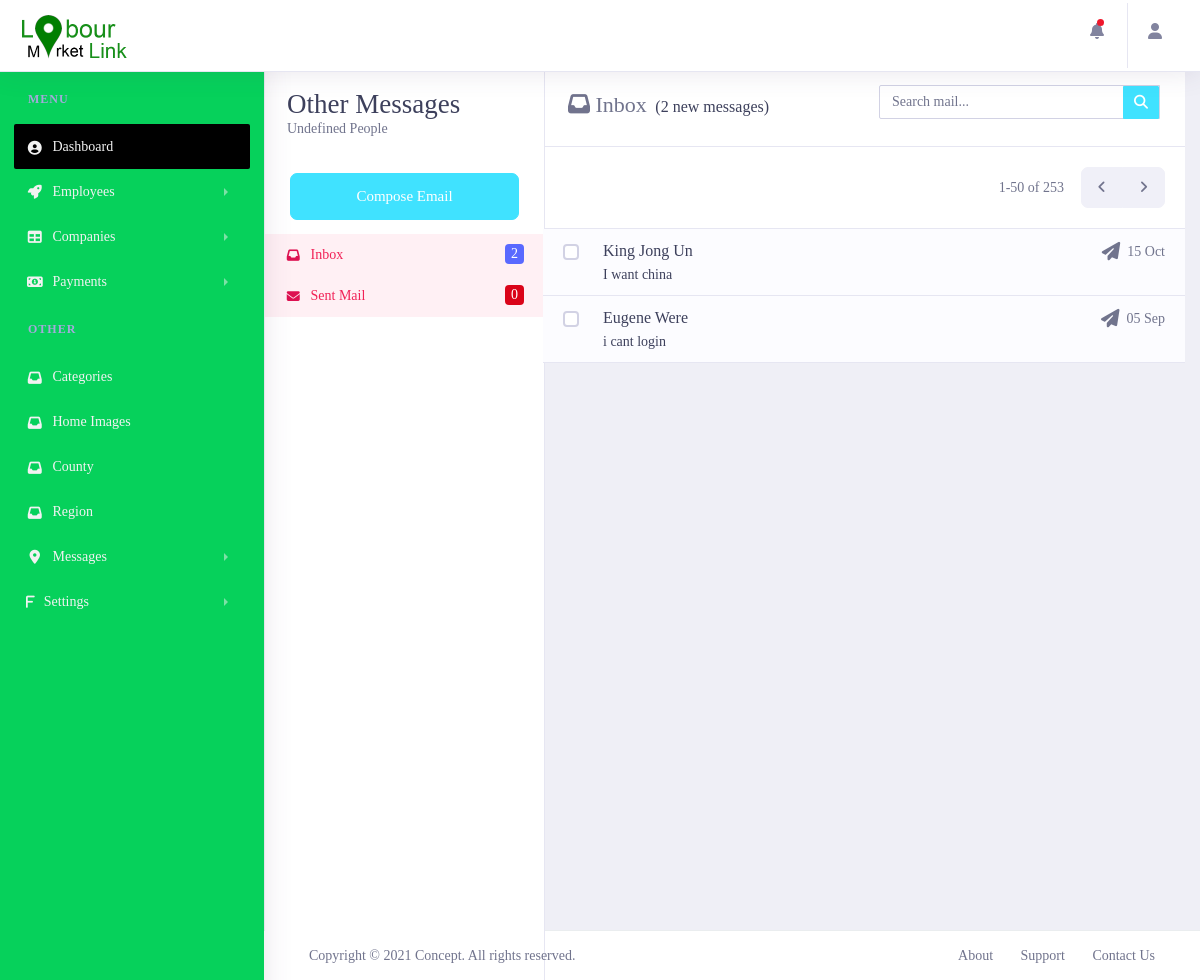
Screenshot of /lmladmin/messages/random/ (signed in) with the database file from the repository.
### lmlappadmin/models.py (models this page shows, shortened)
class ContactUsHome(models.Model):
    name = models.CharField(max_length=200, null=False, blank=False)
    email = models.CharField(max_length=200, null=False, blank=False)
    message = models.TextField()
    created_at = models.DateTimeField(auto_now_add=True)
    updated_at = models.DateTimeField(auto_now=True)
    HOMEMESSAGECHOICES = {
        ('READ', 'Read'),
        ('UNREAD', 'Unread'),
        ('TRASH', 'Trash'),
    }
    status = models.CharField(max_length=200, null=True, blank=True, choices=HOMEMESSAGECHOICES, default='UNREAD')

### lmlappadmin/views.py (the view)
# urls.py: path('messages/random/',views.random_messages ,name='R_messages'),
@login_required()
def random_messages(request):
    contactushome = ContactUsHome.objects.order_by("-created_at")
    context = {
        'title': 'Random Messages',
        'messages':contactushome,
        'messagecount':contactushome.count(),
        'inboxcount': ContactUsHome.objects.filter(status="UNREAD").count()
    }
    return render(request, 'messages/RandomMessages.html', context)

### lmlapp/templatetags/call_methods.py (called while the page is built)
@register.filter(name='contactushome')
def comments(request):
    contactushome = ContactUsHome.objects.filter(status="UNREAD").order_by("-created_at")
    if contactushome is not None:
        return contactushome
    return False

@register.filter(name='contactushomecount')
def commentscount(request):
    contactushomecount = ContactUsHome.objects.count()
    if contactushomecount > 0:
        return contactushomecount
    return False

### lmlappadmin/templates/messages/RandomMessages.html (shortened to what this page needs)
{% extends 'admin/layout.html' %}
{% load static %}
{% load call_methods %}
{% block content %}
        <div class="dashboard-wrapper">
            <div class="container-fluid">
                <aside class="page-aside">
                    <div class="aside-content">
                        <div class="aside-header">
                            <span class="title">Other Messages</span>
                            <p class="description">Undefined People</p>
                        </div>
                        <div class="aside-compose"><a class="btn btn-lg btn-secondary btn-block" href="#">Compose Email</a></div>
                        <div class="aside-nav collapse">
                            <ul class="nav">
                                <li class="active">
                                    <a id="in1"  data-toggle="collapse" href="#inbox1" role="button" aria-expanded="false" aria-controls="inbox1">
                                        <span class="icon">
                                            <i class="fas fa-fw fa-inbox"></i>
                                        </span>Inbox
                                        <span class="badge badge-primary float-right">{{messagecount}}</span>
                                    </a>
                                </li>
                                <li class="active">
                                    <a id="in2" data-toggle="collapse" href="#inbox2" role="button" aria-expanded="false" aria-controls="inbox2">
                                        <span class="icon">
                                            <i class="fas fa-fw  fa-envelope"></i>
                                        </span>Sent Mail
                                        <span class="badge badge-danger float-right">0</span>
                                    </a>
                                </li>
                            </ul>
                        </div>
                    </div>
                </aside>
                <div class="main-content container-fluid p-0 m-0" id="kk12">
                    <div class="email-list collapse show" id="inbox1" aria-labelledby="in1" data-parent="#kk12">
                        <div class="email-inbox-header">
                        <div class="row">
                            <div class="col-lg-6">
                                <div class="email-title"><span class="icon"><i class="fas fa-inbox"></i></span> Inbox <span class="new-messages">({{inboxcount}} new messages)</span> </div>
                            </div>
                            <div class="col-lg-6">
                                <div class="email-search">
                                    <div class="input-group input-search">
                                        <input class="form-control" type="text" placeholder="Search mail..."><span class="input-group-btn">
                                        <button class="btn btn-secondary" type="button"><i class="fas fa-search"></i></button></span>
                                    </div>
                                </div>
                            </div>
                        </div>
                    </div>
                        <div class="email-filters">
                            <div class="email-filters-right">
                                <span class="email-pagination-indicator">1-50 of 253</span>
                                <div class="btn-group email-pagination-nav">
                                    <button class="btn btn-light" type="button"><i class="fas fa-angle-left"></i></button>
                                    <button class="btn btn-light" type="button"><i class="fas fa-angle-right"></i></button>
                                </div>
                            </div>
                        </div>
                        {% for msg in messages %}
                           <div class="email-list-item ">
                            <div class="email-list-actions">
                                <label class="custom-control custom-checkbox">
                                </label><a class="favorite active" href="#"></a>
                            </div>
                            <div class="email-list-detail">
                                <span class="date float-right">
                                    <span class="icon"><a href="#" data-toggle="modal" data-target="#exampleModal{{ msg.id }}"><i class="fas fa-paper-plane"></i></a></span>{{ msg.created_at|date:'d M' }}
                                </span>
                                <span class="from text-capitalize {% if msg.status == 'UNREAD' %} text-dark {% endif %} ">{{msg.name}}</span>
                                <p class="msg {% if msg.status == 'UNREAD' %} text-dark {% endif %}">{{ msg.message }}</p>
                            </div>
                        </div>
                        {% endfor %}
                    </div>
                </div>
            </div>
        </div>
{% endblock content %}

### lmlappadmin/templates/admin/layout.html (style rules this page uses)
.btn { border-radius: 7px; }

### rows the page displays
ContactUsHome: created_at "15 Oct", name "King Jong Un", message "I want china"
ContactUsHome: created_at "05 Sep", name "Eugene Were", message "i cant login"

### other values shown
{{ messagecount }} "2"
{{ inboxcount }} "2"
